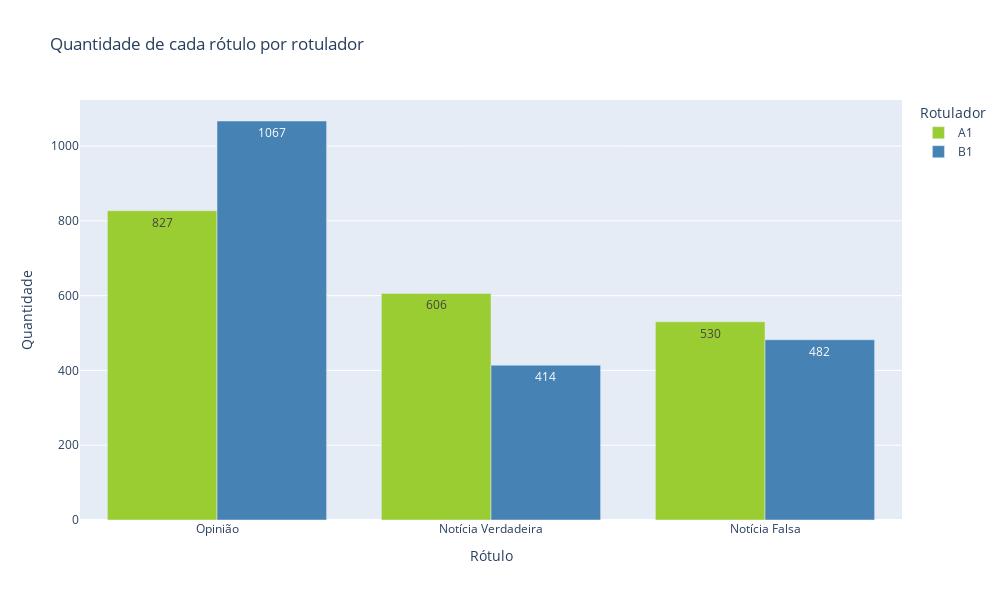

Notebook cell for this chart:
### Code cell
fig = px.bar(df_dist_rotuloA1B1, 
             x='Rótulo', 
             y='Quantidade', 
             color='Rotulador',
             color_discrete_map={
                                    #'A1':'tomato',
                                    'A1':'yellowgreen',
                                    'B1':'steelblue',
                                },
             barmode='group',
             title='Quantidade de cada rótulo por rotulador', 
             text_auto=True,
             width=1000,
             height=600,
            )
fig.show()

### Figure 1 — Plotly figure (JSON) as saved in the notebook; plotly's stock layout.template omitted (floating-point values rounded to 4 significant figures)
{"data": [{"alignmentgroup": "True", "hovertemplate": "Rotulador=A1<br>Rótulo=%{x}<br>Quantidade=%{y}<extra></extra>", "legendgroup": "A1", "marker": {"color": "yellowgreen", "pattern": {"shape": ""}}, "name": "A1", "offsetgroup": "A1", "orientation": "v", "showlegend": true, "textposition": "auto", "texttemplate": "%{y}", "type": "bar", "x": ["Opinião", "Notícia Verdadeira", "Notícia Falsa"], "xaxis": "x", "y": [827, 606, 530], "yaxis": "y"}, {"alignmentgroup": "True", "hovertemplate": "Rotulador=B1<br>Rótulo=%{x}<br>Quantidade=%{y}<extra></extra>", "legendgroup": "B1", "marker": {"color": "steelblue", "pattern": {"shape": ""}}, "name": "B1", "offsetgroup": "B1", "orientation": "v", "showlegend": true, "textposition": "auto", "texttemplate": "%{y}", "type": "bar", "x": ["Opinião", "Notícia Falsa", "Notícia Verdadeira"], "xaxis": "x", "y": [1067, 482, 414], "yaxis": "y"}], "layout": {"barmode": "group", "height": 600, "legend": {"title": {"text": "Rotulador"}, "tracegroupgap": 0}, "title": {"text": "Quantidade de cada rótulo por rotulador"}, "width": 1000, "xaxis": {"anchor": "y", "autorange": true, "domain": [0, 1], "range": [-0.5, 2.5], "title": {"text": "Rótulo"}, "type": "category"}, "yaxis": {"anchor": "x", "autorange": true, "domain": [0, 1], "range": [0, 1123.0], "title": {"text": "Quantidade"}, "type": "linear"}}}
